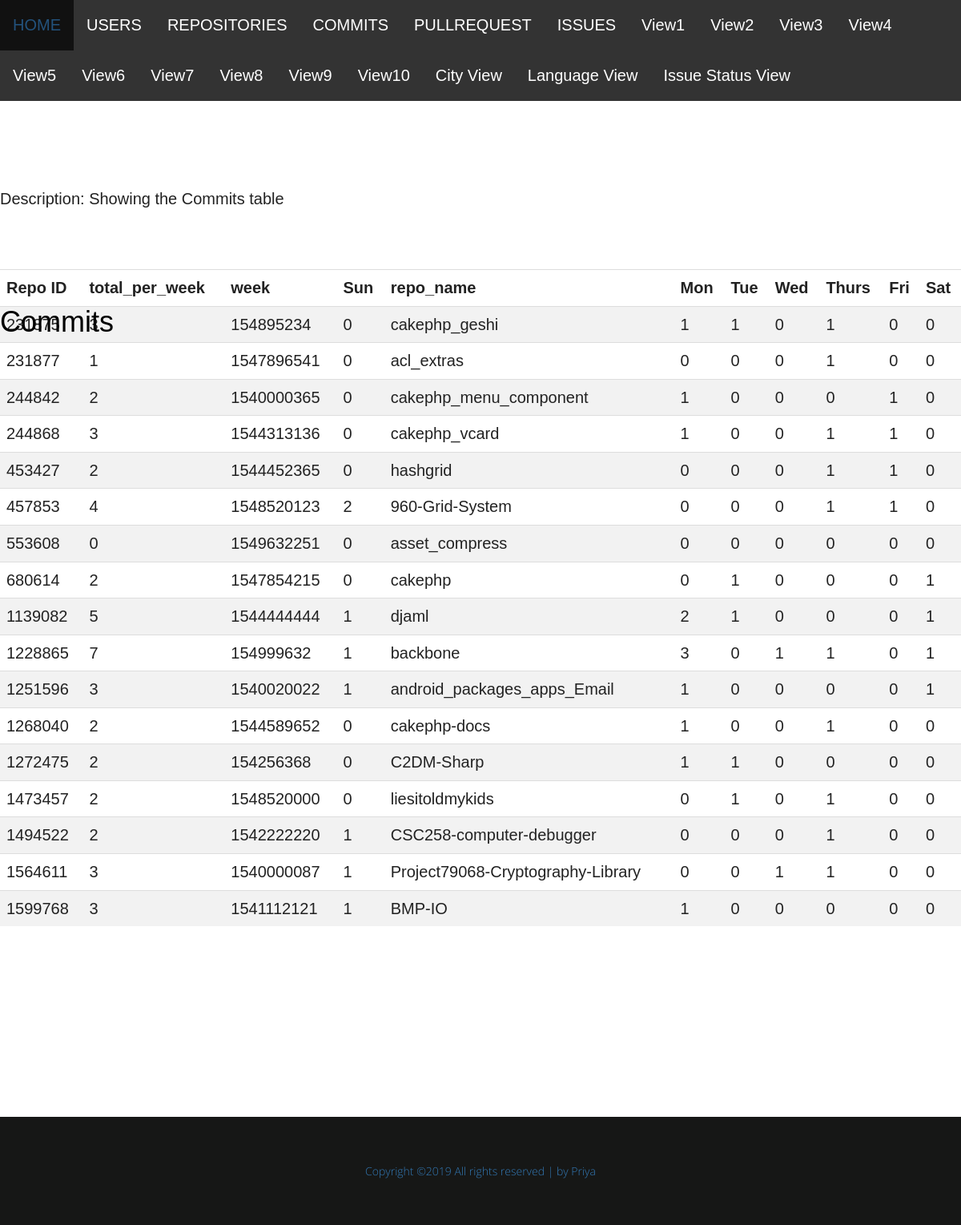
The page /frontendGitHub/commits.php on the database its author committed.
### tables this page shows
CREATE TABLE `commits` (
  `repo_id` int(11) NOT NULL,
  `total_per_week` int(11) DEFAULT NULL,
  `week` int(11) NOT NULL,
  `Sun` int(11) DEFAULT NULL,
  `repo_name` varchar(45) NOT NULL,
  `Mon` int(11) DEFAULT NULL,
  `Tue` int(11) DEFAULT NULL,
  `Wed` int(11) DEFAULT NULL,
  `Thurs` int(11) DEFAULT NULL,
  `Fri` int(11) DEFAULT NULL,
  `Sat` int(11) DEFAULT NULL,
  PRIMARY KEY (`repo_id`,`week`),
  UNIQUE KEY `week_UNIQUE` (`week`),
  CONSTRAINT `repo_ID` FOREIGN KEY (`repo_id`) REFERENCES `repositories` (`repositoryID`) ON DELETE CASCADE ON UPDATE CASCADE
);

### frontendGitHub/commits.php (the view, shortened to what this page needs)
<?php
$host="127.0.0.1";
$port=3307;
$socket="";
$user="root";
$password="";
$dbname="Project2";
$con = new mysqli($host, $user, $password, $dbname, $port, $socket)
	or die ('Could not connect to the database server' . mysqli_connect_error());
?>
<!DOCTYPE html>
<html lang="en">
<head>
</head>
<body>
<ul>
  <li><a class="active" href="GITHUB_API.html">HOME</a></li>
  <li><a href="users.php">USERS</a></li>
  <li><a href="REPOSITORIES.php">REPOSITORIES</a></li>
  <li><a href="COMMITS.php">COMMITS</a></li>
  <li><a href="PULLREQUEST.php">PULLREQUEST</a></li>
  <li><a href="ISSUES.php">ISSUES</a></li>
  <li><a href="View1.php">View1</a></li>
  <li><a href="View2.php">View2</a></li>
  <li><a href="View3.php">View3</a></li>
  <li><a href="View4.php">View4</a></li>
  <li><a href="View5.php">View5</a></li>
  <li><a href="View6.php">View6</a></li>
  <li><a href="View7.php">View7</a></li>
  <li><a href="View8.php">View8</a></li>
  <li><a href="View9.php">View9</a></li>
  <li><a href="View10.php">View10</a></li>
  <li><a href="CityView.php">City View</a></li>
  <li><a href="LanguageView.php">Language View</a></li>
  <li><a href="IssueStatusView.php">Issue Status View</a></li>
</ul>
<link href="css/bootstrap.min.css" rel="stylesheet">
<link href="css/bootstrap-theme.min.css" rel="stylesheet">
<link href="css/font-awesome.min.css" rel="stylesheet">
<link rel="stylesheet" href="css/themify-icons.css">
<link rel="stylesheet" href="css/animate.css">
<link rel="stylesheet" href="css/style.css">
<br>
<div>
    <h1 class="hero-text">Commits</h1>
</div>
<br><br>
<p> Description: Showing the Commits table </p>
<br>
<br>
<div class = "table_wrapper">
<table style="width:100%" class="table" id="dataTable" >
    <tr style="font-weight:bold"><td>Repo ID</td><td>total_per_week</td><td>week</td><td>Sun</td><td>repo_name</td><td>Mon</td><td>Tue</td><td>Wed</td><td>Thurs</td><td>Fri</td><td>Sat</td></tr>
    <?php
        $sql = "SELECT *
                FROM commits;";
        $result = mysqli_query($con, $sql) or die("Bad Query: $sql");
        while ($row = mysqli_fetch_assoc($result)){
            echo "<tr><td>{$row['repo_id']}</td><td>{$row['total_per_week']}</td><td>{$row['week']}</td><td>{$row['Sun']}</td><td>{$row['repo_name']}</td><td>{$row['Mon']}</td><td>{$row['Tue']}</td><td>{$row['Wed']}</td><td>{$row['Thurs']}</td><td>{$row['Fri']}</td><td>{$row['Sat']}</td></tr>";
        }
    ?>
</table>
</div>
<br>
</body>
<section class="product-landing pro_d" data-scroll-index="1">
</section>
<footer class="footer-area">
        <div class="container">
            <div class="row text-center">
                <p class="copyright">
                    <a>Copyright &copy;<script>document.write(new Date().getFullYear());</script> All rights reserved | by Priya</a>
                </p>
            </div>
        </div>
    </footer>
</html>

### frontendGitHub/css/style.css (style rules this page uses)
body { font-family: 'Montserrat'; font-weight: 300; font-size: 20px; line-height: 35px; color: #222; }
a, .btn, button { text-decoration: none; outline: none; transition: all 0.6s ease-in-out; }
p { margin: 0px; }
ul, h1, h2, h3, h4, h5, h6 { margin: 0; list-style: none; padding: 0; margin: 0px; }
body { overflow-x: hidden; }
.hero-text { text-align: center; position: absolute; top: 25%; transform: translateY(-50%); left: 50%; transform: translateX(-50%); z-index: 9999; }
.product-landing { padding-top: 113px; padding-bottom: 70px; }
.footer-area { background: #161716; padding: 50px 0; }
.copyright { color: #97989b; font-size: 14px; font-family: 'Open Sans', sans-serif; font-weight: 400px; }

### frontendGitHub/commits.php (style rules this page uses)
ul { list-style-type: none; margin: 0; padding: 0; overflow: hidden; background-color: #333; }
li { float: left; }
li a { display: block; color: white; text-align: center; padding: 14px 16px; text-decoration: none; }
table { border-collapse: collapse; width: 100%; }
.table_wrapper { display: block; overflow-x: auto; white-space: nowrap; }
th, td { text-align: left; padding: 8px; }
tr:nth-child(even) { background-color: #f2f2f2; }
h1.hero-text { color: black; text-align: left; width: 100% !important; }
body { font-family: Arial, Helvetica, sans-serif; font-size: 20px; }

### rows shown on the page
commits: repo "231875", total_per_week "3", week "154895234", Sun "0", repo_name "cakephp_geshi", Mon "1", Tue "1", Wed "0", Thurs "1", Fri "0", Sat "0"
commits: repo "231877", total_per_week "1", week "1547896541", Sun "0", repo_name "acl_extras", Mon "0", Tue "0", Wed "0", Thurs "1", Fri "0", Sat "0"
commits: repo "244842", total_per_week "2", week "1540000365", Sun "0", repo_name "cakephp_menu_component", Mon "1", Tue "0", Wed "0", Thurs "0", Fri "1", Sat "0"
commits: repo "244868", total_per_week "3", week "1544313136", Sun "0", repo_name "cakephp_vcard", Mon "1", Tue "0", Wed "0", Thurs "1", Fri "1", Sat "0"
commits: repo "453427", total_per_week "2", week "1544452365", Sun "0", repo_name "hashgrid", Mon "0", Tue "0", Wed "0", Thurs "1", Fri "1", Sat "0"
commits: repo "457853", total_per_week "4", week "1548520123", Sun "2", repo_name "960-Grid-System", Mon "0", Tue "0", Wed "0", Thurs "1", Fri "1", Sat "0"
commits: repo "553608", total_per_week "0", week "1549632251", Sun "0", repo_name "asset_compress", Mon "0", Tue "0", Wed "0", Thurs "0", Fri "0", Sat "0"
commits: repo "680614", total_per_week "2", week "1547854215", Sun "0", repo_name "cakephp", Mon "0", Tue "1", Wed "0", Thurs "0", Fri "0", Sat "1"
commits: repo "1139082", total_per_week "5", week "1544444444", Sun "1", repo_name "djaml", Mon "2", Tue "1", Wed "0", Thurs "0", Fri "0", Sat "1"
commits: repo "1228865", total_per_week "7", week "154999632", Sun "1", repo_name "backbone", Mon "3", Tue "0", Wed "1", Thurs "1", Fri "0", Sat "1"
commits: repo "1251596", total_per_week "3", week "1540020022", Sun "1", repo_name "android_packages_apps_Email", Mon "1", Tue "0", Wed "0", Thurs "0", Fri "0", Sat "1"
commits: repo "1268040", total_per_week "2", week "1544589652", Sun "0", repo_name "cakephp-docs", Mon "1", Tue "0", Wed "0", Thurs "1", Fri "0", Sat "0"
commits: repo "1272475", total_per_week "2", week "154256368", Sun "0", repo_name "C2DM-Sharp", Mon "1", Tue "1", Wed "0", Thurs "0", Fri "0", Sat "0"
commits: repo "1473457", total_per_week "2", week "1548520000", Sun "0", repo_name "liesitoldmykids", Mon "0", Tue "1", Wed "0", Thurs "1", Fri "0", Sat "0"
commits: repo "1494522", total_per_week "2", week "1542222220", Sun "1", repo_name "CSC258-computer-debugger", Mon "0", Tue "0", Wed "0", Thurs "1", Fri "0", Sat "0"
commits: repo "1564611", total_per_week "3", week "1540000087", Sun "1", repo_name "Project79068-Cryptography-Library", Mon "0", Tue "0", Wed "1", Thurs "1", Fri "0", Sat "0"
commits: repo "1599768", total_per_week "3", week "1541112121", Sun "1", repo_name "BMP-IO", Mon "1", Tue "0", Wed "0", Thurs "0", Fri "0", Sat "0"
